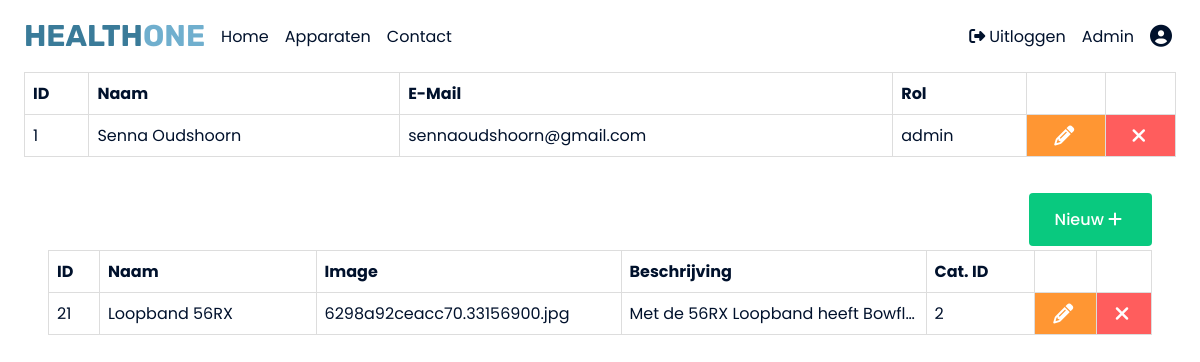
Page /admin/admin.php (signed in) on the earlier database version.
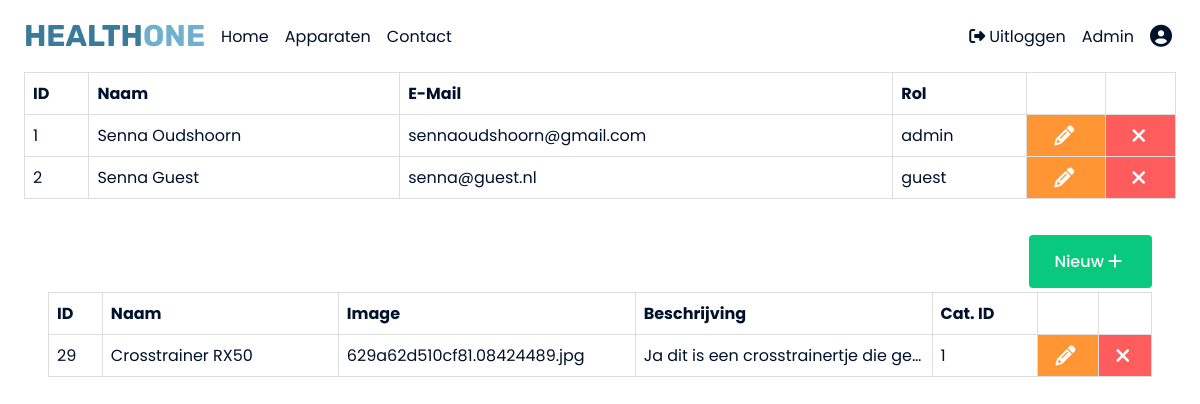
Same page on the later database version.
### tables this page shows
CREATE TABLE `users` (
  `id` int(11) NOT NULL,
  `name` varchar(255) NOT NULL,
  `email` varchar(255) NOT NULL,
  `password` varchar(255) NOT NULL,
  `role` varchar(255) NOT NULL DEFAULT 'guest'
);

CREATE TABLE `products` (
  `id` int(11) NOT NULL,
  `name` varchar(255) NOT NULL,
  `img` varchar(255) NOT NULL,
  `description` text NOT NULL,
  `category_id` int(11) NOT NULL
);

### admin/admin.php (the view, shortened to what this page needs)
<html>
    <head>
        <link rel="stylesheet" type="text/css" href="../css/style.css">
    </head>
    <body>
            <?php
                include_once('../dbConnection.php');
                include_once('../components/Nav.php');
            ?>
            <section class="users">
                <div class="container">
                    <div class="row">
                    <table class="manageproducts__table">
                            <tr>
                                <th>ID</th>
                                <th>Naam</th>
                                <th>E-Mail</th>
                                <th>Rol</th>
                                <th></th>
                                <th></th>
                            </tr>
                        <?php
                            $users = $db->prepare("SELECT * FROM users");
                            $users->execute();
                            $result = $users->fetchAll(PDO::FETCH_ASSOC);
                            foreach($result as &$data) {
                                echo "
                                <tr>
                                    <td>" . $data['id'] . "</td>
                                    <td>" . $data['name'] . "</td>
                                    <td>" . $data['email'] . "</td>
                                    <td>" . $data['role'] . "</td>
                                    <td class='edit__btn--wrapper'><a href='/healthone/admin/edituser.php?id=" . $data['id'] . "' class='edit__btn'><i class='fas fa-pencil-alt'></i></i></a></td>
                                    <td class='delete__btn--wrapper'><a href='/healthone/admin/admin.php?verify_userdelete=".$data['id']."' class='delete__btn'><i class='fas fa-times'></i></a></td>
                                </tr>
                                ";
                            }
                        ?>
                        </table>
                    </div>
                </div>
            </section>
            <section class="manageproducts">
                <div class="container">
                    <div class="row">
                        <div class="manageproducts__create">
                            <a href="/healthone/admin/admin.php?createproduct" class="btn manageproducts__create--btn">Nieuw  <i class="fas fa-plus"></i></a>
                        </div>
                        <table class="manageproducts__table">
                            <tr>
                                <th>ID</th>
                                <th>Naam</th>
                                <th>Image</th>
                                <th>Beschrijving</th>
                                <th>Cat. ID</th>
                                <th></th>
                                <th></th>
                            </tr>
                        <?php
                            $category = $db->prepare("SELECT * FROM products");
                            $category->execute();
                            $result = $category->fetchAll(PDO::FETCH_ASSOC);
                            foreach($result as &$data) {
                                echo "
                                <tr>
                                    <td>" . $data['id'] . "</td>
                                    <td class='manageproduct__description'>" . $data['name'] . "</td>
                                    <td class='manageproduct__description'>" . $data['img'] . "</td>
                                    <td class='manageproduct__description'>" . $data['description'] . "</td>
                                    <td class='manageproduct__categoryid'>" . $data['category_id'] . "</td>
                                    <td class='edit__btn--wrapper'><a href='/healthone/admin/editproduct.php?id=" . $data['id'] . "' class='edit__btn'><i class='fas fa-pencil-alt'></i></i></a></td>
                                    <td class='delete__btn--wrapper'><a href='/healthone/admin/admin.php?verify_productdelete=".$data['id']."' class='delete__btn'><i class='fas fa-times'></i></a></td>
                                </tr>
                                ";
                            }
                        ?>
                        </table>
                    </div>
                </div>
            </section>
    </body>
</html>

Differences in the rows shown:
removed products: id "21", name "Loopband 56RX", img "6298a92ceacc70.33156900.jpg", description "Met de 56RX Loopband heeft Bowfl…", category "2"
added users: id "2", name "Senna Guest", email "senna@guest.nl", role "guest"
added products: id "29", name "Crosstrainer RX50", img "629a62d510cf81.08424489.jpg", description "Ja dit is een crosstrainertje die ge…", category "1"
